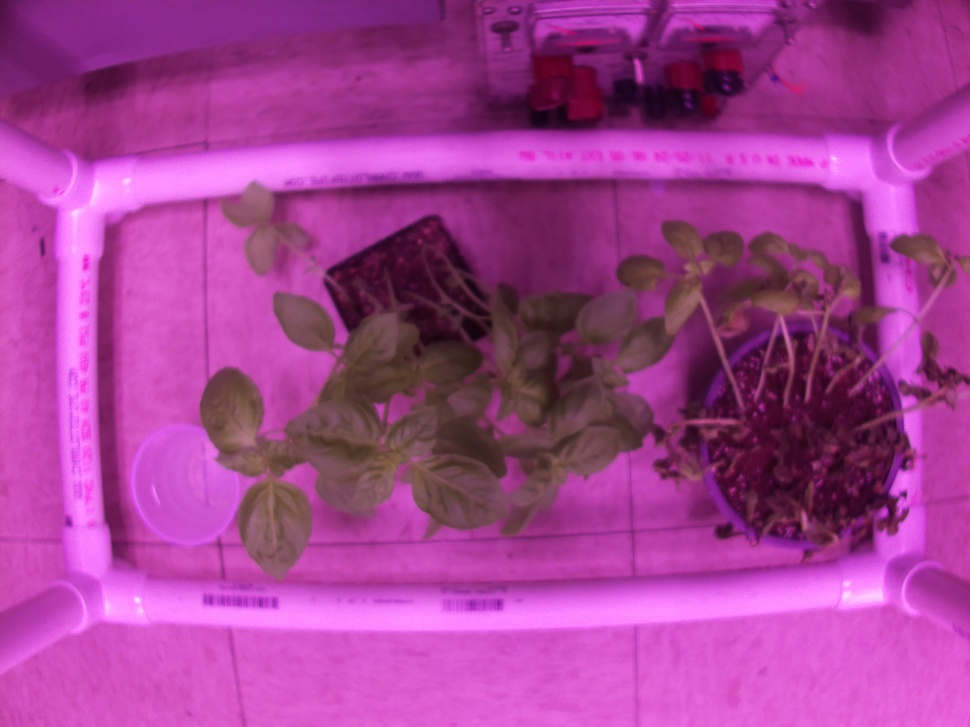
#> input picture rgb.jpg, 970 x 727 px, shrunk from 4056 x 3040 before the run, found by its file name
$ python inputattenuation.py
#> lines starting #> are read from the running program, lines starting #| are printed output that depends on the picture; after the words box and inside, x2 and y2 are one past the last pixel; in counts of white or black regions, pixels touching at a corner belong together
import cv2
import numpy as np
from PIL import Image


boostThreshold = 63
boostGain = 30

img = cv2.imread("/home/senior-design/Senior-Design/rgb.jpg")
#> img is the input picture: shape (727, 970, 3); mean B, G, R 147.4, 63.3, 164.3
img = img[:,:,2]
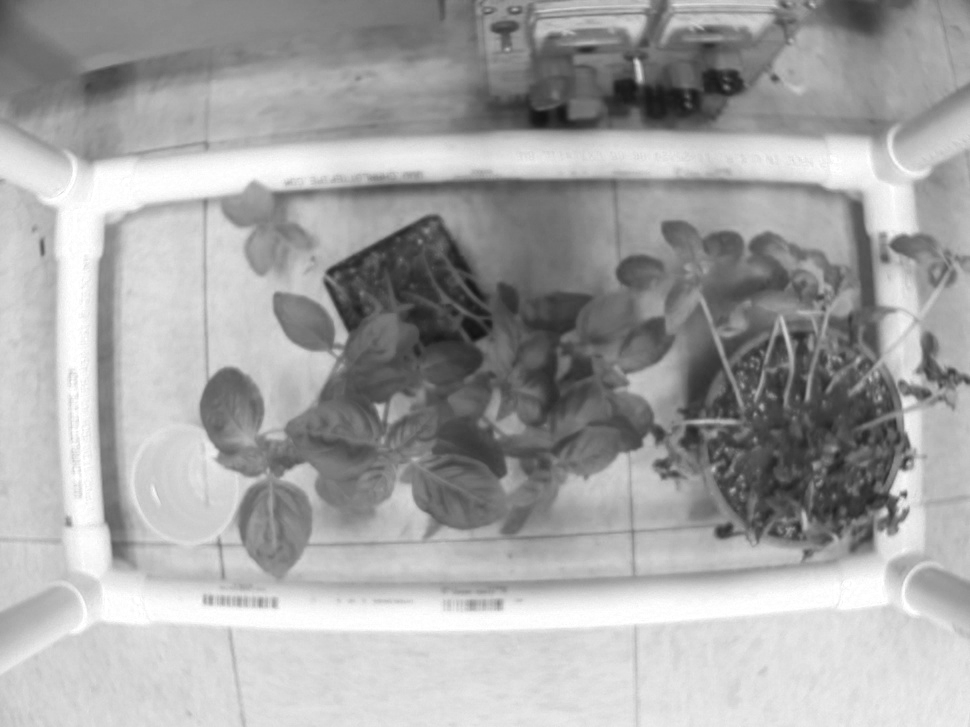
#> img: shape (727, 970); min 17, max 255, mean 164.3
cv2.imwrite("testRGBinput.jpg",img)

#create mask
lessThan = ((img < boostThreshold)).astype(np.uint8)
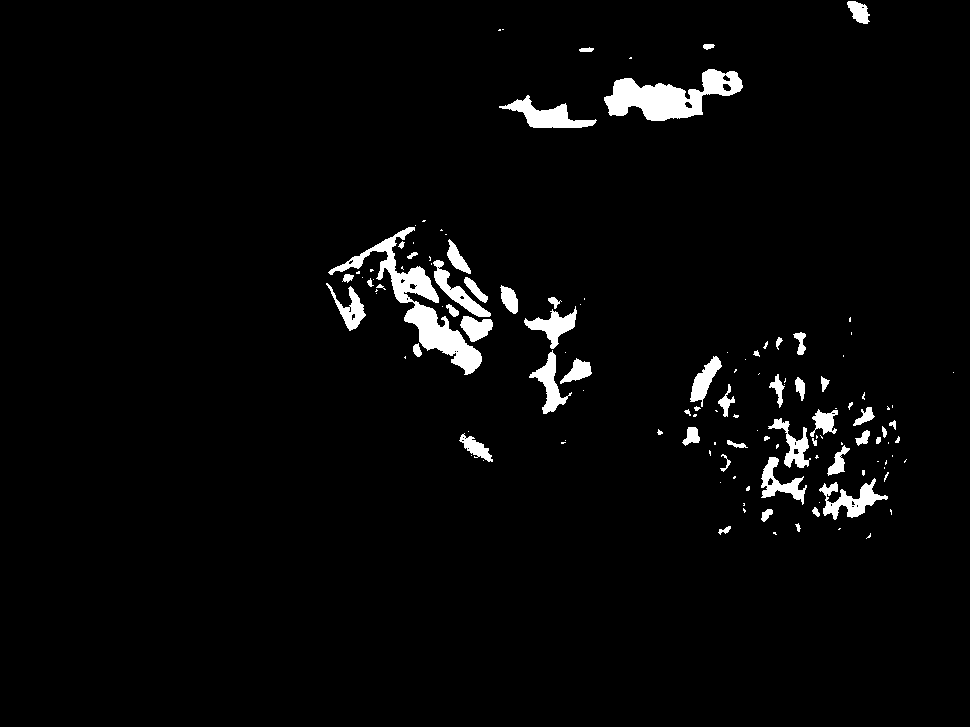
#> lessThan: shape (727, 970); values 0 (black) and 1 (white), 3.1% white; 128 white regions (72 under 20 px), largest, box (x1, y1, x2, y2) and area: (328, 227, 482, 375) 4236, (604, 69, 743, 121) 3634, (499, 95, 597, 128) 1289
greaterThan = (img > boostThreshold).astype(np.uint8)
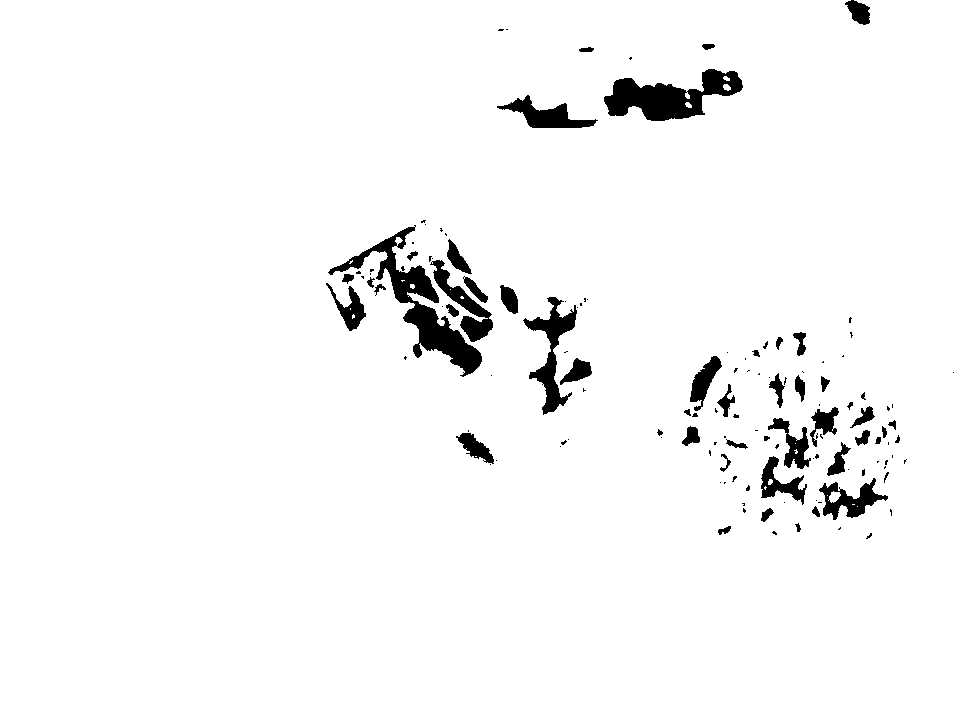
#> greaterThan: shape (727, 970); values 0 (black) and 1 (white), 96.7% white; 133 black regions (81 under 20 px), largest, box (x1, y1, x2, y2) and area: (328, 225, 482, 377) 4580, (604, 69, 743, 121) 3687, (523, 297, 577, 415) 1970

#apply mask
lessThanMasked = (img+(boostGain*np.exp(-6.9/boostThreshold)))*lessThan
greaterThanMasked = img*greaterThan
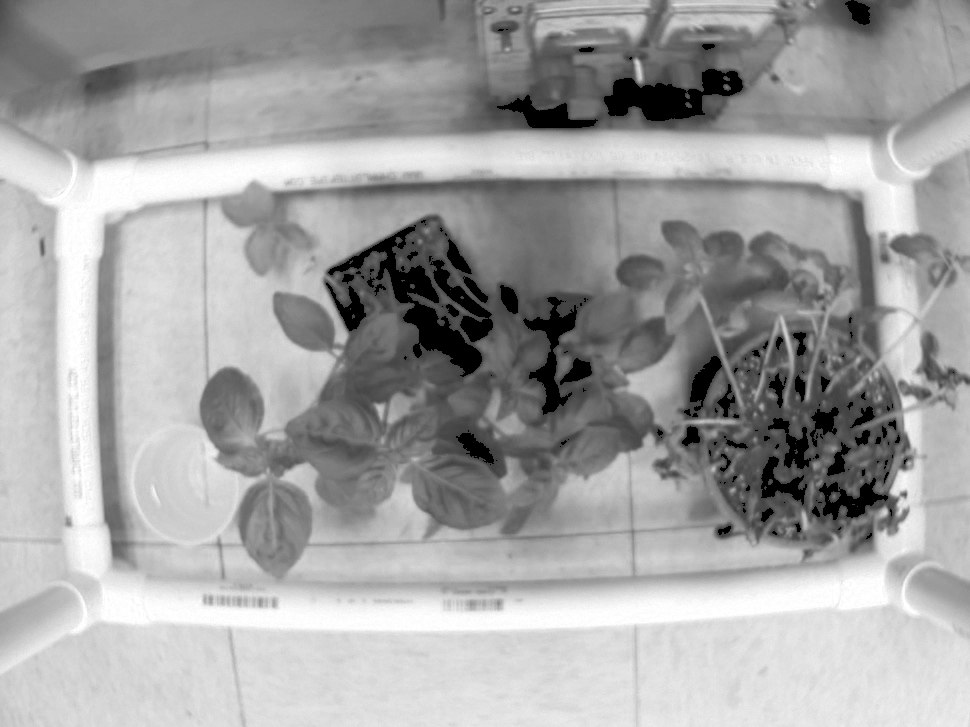
#> greaterThanMasked: shape (727, 970); min 0, max 255, mean 162.6

output = lessThanMasked+greaterThanMasked

cv2.imwrite("testRGBoutput.jpg",output)
Image.fromarray(output).show()

print("done")
